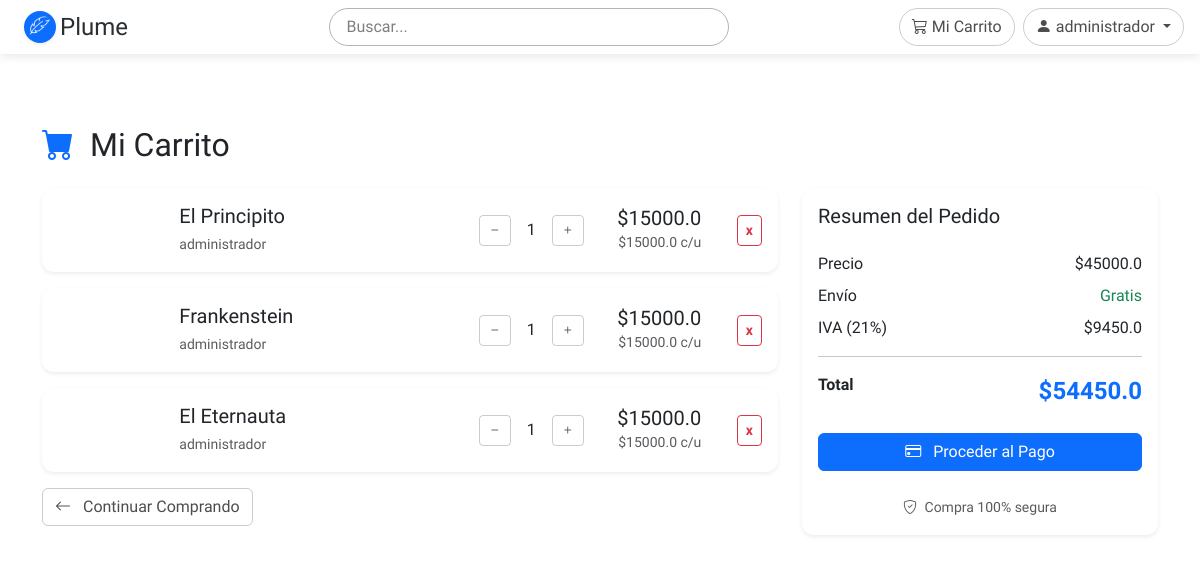
Before: /cart (signed in) with the older database file.
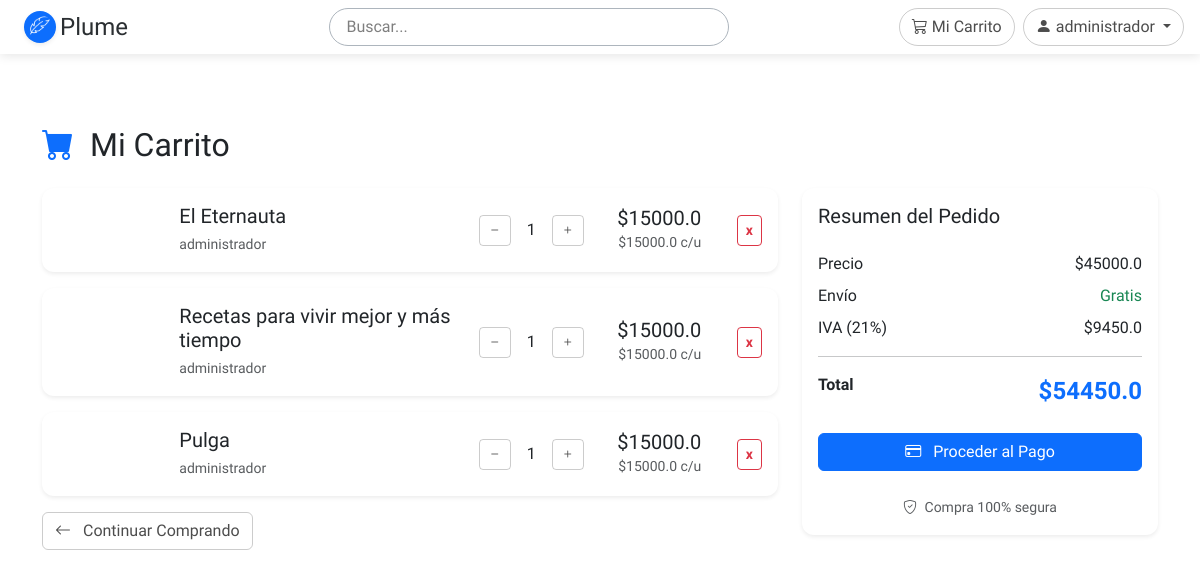
After: the same page with the newer database file.
### app/models/models.py (models this page shows, shortened)
class User(UserMixin, database.Model):
    __tablename__ = 'users'
    id = database.Column(database.Integer, primary_key=True)
    name = database.Column(database.String(100), nullable=False)
    password_hash = database.Column(database.String(255), nullable=False)
    email = database.Column(database.String(50), nullable=False, unique=True)
    type = database.Column(database.String(50), nullable=False) # writer, editor
    created_at = database.Column(database.DateTime, default=database.func.now())

class CartItem(database.Model):
    __tablename__ = 'cart_items'
    id = database.Column(database.Integer, primary_key=True)
    cart_id = database.Column(database.Integer, database.ForeignKey('carts.id'), nullable=False)
    book_id = database.Column(database.Integer, database.ForeignKey('books.id'), nullable=False)
    quantity = database.Column(database.Integer, default=1, nullable=False)
    price = database.Column(database.Float, nullable=False)  # Guardar precio en el momento de agregar
    created_at = database.Column(database.DateTime, default=database.func.now())
    book = database.relationship('Book', backref='cart_items')
    @property
    def subtotal(self):
        return self.price * self.quantity

class Book(database.Model):
    __tablename__ = 'books'
    id = database.Column(database.Integer, primary_key=True)
    title = database.Column(database.String(100), nullable=False, default='Libro')
    description = database.Column(database.Text, nullable=True)
    pages = database.Column(database.Integer, nullable=True)
    price = database.Column(database.Float, default=15000.0)
    status = database.Column(database.String(50), default='draft')  # draft, in_review, approved, published
    cover_url = database.Column(database.String(200), nullable=True)
    author_id = database.Column(database.Integer, database.ForeignKey('users.id'))
    author = database.relationship('User', backref='books')
    publish_date = database.Column(database.DateTime, default=database.func.now())
    last_update = database.Column(database.DateTime, default=database.func.now(), onupdate=database.func.now())

### app/shop/routes.py (the view)
@shop.route("/cart")
@login_required
def cart():
    cart = get_or_create_cart()
    return render_template("shop/cart.html", cart = cart)

### app/__init__.py (called while the page is built)
def create_app():
    app = Flask(__name__)
    app.config['SQLALCHEMY_DATABASE_URI'] = 'sqlite:///database.db'
    app.config['SECRET_KEY'] = 'supersecretkey'
    database.init_app(app)
    login_manager.init_app(app)
    login_manager.login_view = "auth.login"
    login_manager.login_message_category = "info"
    with app.app_context():
        database.create_all()
    @login_manager.user_loader
    def load_user(user_id):
        return User.query.get(int(user_id))
    from app.main.routes import main
    from app.book.routes import book
    from app.auth.routes import auth
    from app.shop.routes import shop
    from app.admin.routes import admin
    app.register_blueprint(main)
    app.register_blueprint(book)
    app.register_blueprint(auth)
    app.register_blueprint(shop)
    app.register_blueprint(admin)
    return app

### app/models/models.py (called while the page is built)
    @property
    def subtotal(self):
        return sum(item.subtotal for item in self.items)

    @property
    def total(self):
        return self.subtotal * 1.21  # Con IVA del 21%

### app/shop/routes.py (called while the page is built)
def get_or_create_cart():
    if current_user.is_authenticated:
        cart = Cart.query.filter_by(user_id=current_user.id).first()
        if not cart:
            cart = Cart(user_id=current_user.id)
            database.session.add(cart)
            database.session.commit()
    return cart

### app/templates/shop/cart.html (shortened to what this page needs)
{% extends "base.html" %}
{% block content %}
<div class="container py-5">
    <h2 class="mb-4">
        <i class="bi bi-cart-fill me-2 text-primary"></i>
        Mi Carrito
    </h2>
    {% if cart.items %}
    <div class="row">
        <div class="col-lg-8 mb-4">
            {% for item in cart.items %}
            <div class="card mb-3 shadow-sm">
                <div class="card-body">
                    <div class="row align-items-center">
                        <div class="col-md-2">
                        </div>
                        <div class="col-md-5">
                            <h5 class="mb-1">{{ item.book.title }}</h5>
                            <p class="text-muted mb-0">
                                <small>{{ item.book.author.name }}</small>
                            </p>
                        </div>
                        <div class="col-md-2 text-center">
                            <div class="d-flex justify-content-center align-items-center gap-2">
                                <form action="{{ url_for('shop.update_quantity', item_id=item.id) }}" method="POST" style="display: inline;">
                                    <button class="btn btn-outline-secondary btn-sm" type="submit">
                                        <i class="bi bi-dash"></i>
                                    </button>
                                </form>
                                <span class="mx-2">{{ item.quantity }}</span>
                                <form action="{{ url_for('shop.update_quantity', item_id=item.id) }}" method="POST" style="display: inline;">
                                    <button class="btn btn-outline-secondary btn-sm" type="submit">
                                        <i class="bi bi-plus"></i>
                                    </button>
                                </form>
                            </div>
                        </div>
                        <div class="col-md-2 text-end">
                            <h5 class="mb-0">${{ item.book.price * item.quantity }}</h5>
                            <small class="text-muted">${{ item.book.price }} c/u</small>
                        </div>
                        <div class="col-md-1 text-end">
                            <form action="{{ url_for('shop.remove_from_cart', item_id=item.id) }}" method="POST">
                                <button type="submit" class="btn btn-sm btn-outline-danger">
                                    <strong>x</strong>
                                </button>
                            </form>
                        </div>
                    </div>
                </div>
            </div>
            {% endfor %}
            <a href="{{ url_for('shop.index') }}" class="btn btn-outline-secondary">
                <i class="bi bi-arrow-left me-2"></i>
                Continuar Comprando
            </a>
        </div>
        <div class="col-lg-4">
            <div class="card shadow-sm sticky-top" style="top: 20px;">
                <div class="card-body">
                    <h5 class="card-title mb-4">Resumen del Pedido</h5>
                    <div class="d-flex justify-content-between mb-2">
                        <span>Precio</span>
                        <span>${{ cart.subtotal }}</span>
                    </div>
                    <div class="d-flex justify-content-between mb-2">
                        <span>Envío</span>
                        <span class="text-success">Gratis</span>
                    </div>
                    <div class="d-flex justify-content-between mb-2">
                        <span>IVA (21%)</span>
                        <span>${{ cart.total - cart.subtotal }}</span>
                    </div>
                    <hr>
                    <div class="d-flex justify-content-between mb-4">
                        <strong>Total</strong>
                        <strong class="text-primary fs-4">${{ cart.total }}</strong>
                    </div>
                    <a href="{{ url_for('shop.checkout') }}" class="btn btn-primary w-100 mb-2">
                        <i class="bi bi-credit-card me-2"></i>
                        Proceder al Pago
                    </a>
                    <div class="text-center mt-3">
                        <small class="text-muted">
                            <i class="bi bi-shield-check me-1"></i>
                            Compra 100% segura
                        </small>
                    </div>
                </div>
            </div>
        </div>
    </div>
    {% endif %}
</div>
{% endblock %}

### app/templates/base.html (shortened to what this page needs)
<!DOCTYPE html>
<html lang="es">
<head>
    <link href="https://cdn.jsdelivr.net/npm/bootstrap@5.3.2/dist/css/bootstrap.min.css" rel="stylesheet">
    <link rel="stylesheet" href="https://cdn.jsdelivr.net/npm/bootstrap-icons@1.11.1/font/bootstrap-icons.css">
    <link href="{{ url_for('static', filename='css/custom.css') }}" rel="stylesheet">
</head>
<body>
    {% include 'components/header.html' %}
    <main class="">
        {% block content %}{% endblock %}
    </main>
</body>
</html>

### app/templates/components/header.html (shortened to what this page needs)
<header id="mainHeader" class="position-relative py-2 mb-1 px-3 bg-transparent" style="z-index: 9999;">
    <div class="d-flex align-items-center justify-content-between">
        <a href="/" class="d-flex align-items-center px-2 text-decoration-none rounded-pill">
            <div class="me-1">
                {% include 'components/plumeIcon.html' %}
            </div>
            <span class="fs-4 text-secondary-emphasis">Plume</span>
        </a>
        <div class="d-none d-lg-flex align-items-center flex-grow-1 justify-content-between ms-4">
            <form class="d-flex mx-auto flex-grow-1 justify-content-center" role="search"
                  action="" method="get" style="max-width: 400px;">
                <input class="form-control rounded-pill border border-dark-subtle bg-transparent px-3"
                       type="search"
                       placeholder="Buscar..."
                       aria-label="Search"
                       name="q">
            </form>
            <div class="d-flex align-items-center gap-2">
                {% if current_user.is_authenticated %}
                <a href="{{ url_for('shop.cart') }}" class="btn btn-outline-secondary rounded-pill">
                    <i class="bi bi-cart3"></i>
                    <span>Mi Carrito</span>
                </a>
                {% endif %}
                {% if current_user.is_authenticated %}
                <div class="dropdown">
                    <button class="btn btn-outline-secondary rounded-pill dropdown-toggle" type="button" id="userDropdown" data-bs-toggle="dropdown">
                        <i class="bi bi-person-fill"></i>
                        {{ current_user.name }}
                    </button>
                </div>
                {% else %}
                <a href="{{ url_for('auth.login') }}" class="btn btn-outline-secondary rounded-pill">
                    Iniciar Sesión
                </a>
                {% endif %}
            </div>
        </div>
    </div>
</header>

### app/templates/components/plumeIcon.html
<img src="{{ url_for('static', filename='img/plume_icon.png') }}" class="rounded-circle bg-primary shadow-sm p-1" style="width: 32px; height: 32px;" alt="Plume Icon">

### app/static/css/custom.css (style rules this page uses)
:root { --bs-body-font-family: 'Lexend', sans-serif; }
body { font-family: 'Lexend', sans-serif !important; background: transparent !important; }
h1,h2,h3,h4,h5,h6, .display-1,.display-2,.display-3,.display-4 { font-family: 'Lexend', sans-serif !important; }

### app/templates/components/header.html (style rules this page uses)
#mainHeader { top: 0; z-index: 1000; box-shadow: 0 2px 10px rgba(0, 0, 0, 0.1); transition: background-color 0.3s ease, box-shadow 0.3s ease; }
.form-control::placeholder { color: rgba(0, 0, 0, 0.5); }
.btn-outline-secondary { border-color: rgba(0, 0, 0, 0.2); color: rgba(0, 0, 0, 0.7); transition: all 0.3s ease; }

### app/templates/shop/cart.html (style rules this page uses)
.card { border: none; border-radius: 12px; transition: transform 0.2s ease; }

Changed rows visible on the page:
removed CartItem: book "El Principito", book.author.name "administrador", quantity "1", item.book.price*item.quantity "15000.0", book.price "15000.0", subtotal "45000.0", cart.total-cart.subtotal "9450.0", total "54450.0"
removed CartItem: book "Frankenstein", book.author.name "administrador", quantity "1", item.book.price*item.quantity "15000.0", book.price "15000.0"
added CartItem: book "Recetas para vivir mejor y más tiempo", book.author.name "administrador", quantity "1", item.book.price*item.quantity "15000.0", book.price "15000.0"
added CartItem: book "Pulga", book.author.name "administrador", quantity "1", item.book.price*item.quantity "15000.0", book.price "15000.0"
